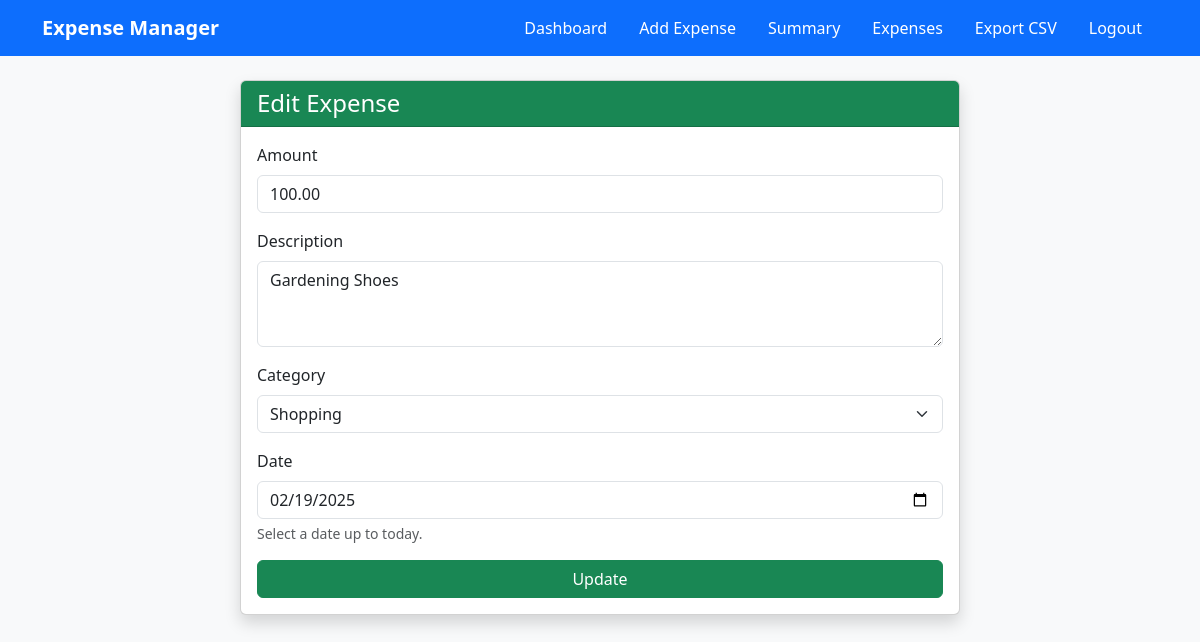
The app's page /expense/21/edit/ (signed in) with its own data.
### expenses/models.py (models this page shows, shortened)
class Expense(models.Model):
    CATEGORY_CHOICES = [
        ('Food', 'Food'),
        ('Travel', 'Travel'),
        ('Shopping', 'Shopping'),
        ('Bills', 'Bills'),
        ('Miscellaneous', 'Miscellaneous'),
    ]
    user = models.ForeignKey(User, on_delete=models.CASCADE)
    amount = models.DecimalField(max_digits=10, decimal_places=2)
    description = models.TextField()
    category = models.CharField(max_length=20, choices=CATEGORY_CHOICES)
    date = models.DateField()

### expenses/views.py (the view, shortened to what this page needs)
# urls.py: path('expense/<int:pk>/edit/', ExpenseUpdateView.as_view(), name='expense-edit'),
class ExpenseUpdateView(LoginRequiredMixin, UpdateView):
    model = Expense
    form_class = ExpenseForm
    template_name = 'expenses/expense_form.html'
    success_url = reverse_lazy('expense-list')
    def get_queryset(self):
        return Expense.objects.filter(user=self.request.user)
    def get_context_data(self, **kwargs):
        context = super().get_context_data(**kwargs)
        context['current_page'] = 'expense-edit'
        return context

### expenses/forms.py (shortened to what this page needs)
class ExpenseForm(forms.ModelForm):
    date = forms.DateField(
        widget=forms.DateInput(attrs={'type': 'date', 'class': 'form-control'}),
        help_text="Select a date up to today."
    )
    class Meta:
        model = Expense
        fields = ['amount', 'description', 'category', 'date']
        widgets = {
            'amount': forms.NumberInput(attrs={'class': 'form-control'}),
            'description': forms.Textarea(attrs={'class': 'form-control', 'rows': 3}),
            'category': forms.Select(attrs={'class': 'form-select'}),
        }

### expenses/templates/expenses/expense_form.html (shortened to what this page needs)
{% extends 'base.html' %}
{% block content %}
<div class="container">
    <div class="row justify-content-center">
        <div class="col-md-8">
            <div class="card shadow">
                <div class="card-header bg-success text-white">
                    <h4 class="mb-0">{% if object %}Edit Expense{% else %}Add Expense{% endif %}</h4>
                </div>
                <div class="card-body">
                    <form method="post" novalidate>
                        {% for field in form %}
                            <div class="mb-3">
                                <label for="{{ field.id_for_label }}" class="form-label">{{ field.label }}</label>
                                {{ field }}
                                {% if field.help_text %}
                                    <div class="form-text">{{ field.help_text }}</div>
                                {% endif %}
                            </div>
                        {% endfor %}
                        <div class="d-grid gap-2">
                            <button type="submit" class="btn btn-success">{% if object %}Update{% else %}Add{% endif %}</button>
                        </div>
                    </form>
                </div>
            </div>
        </div>
    </div>
</div>
{% endblock %}

### expenses/static/css/custom.css (style rules this page uses)
body { background-color: #f8f9fa; }
.card { margin-bottom: 1rem; }
.btn { transition: background-color 0.3s ease; }

### records on screen
Expense: form "100.00" "Gardening Shoes" "Shopping" "02/19/2025"

### other values on screen
{{ field.label }} "Amount" "Description" "Category" "Date"
{{ field.help_text }} "Select a date up to today."
